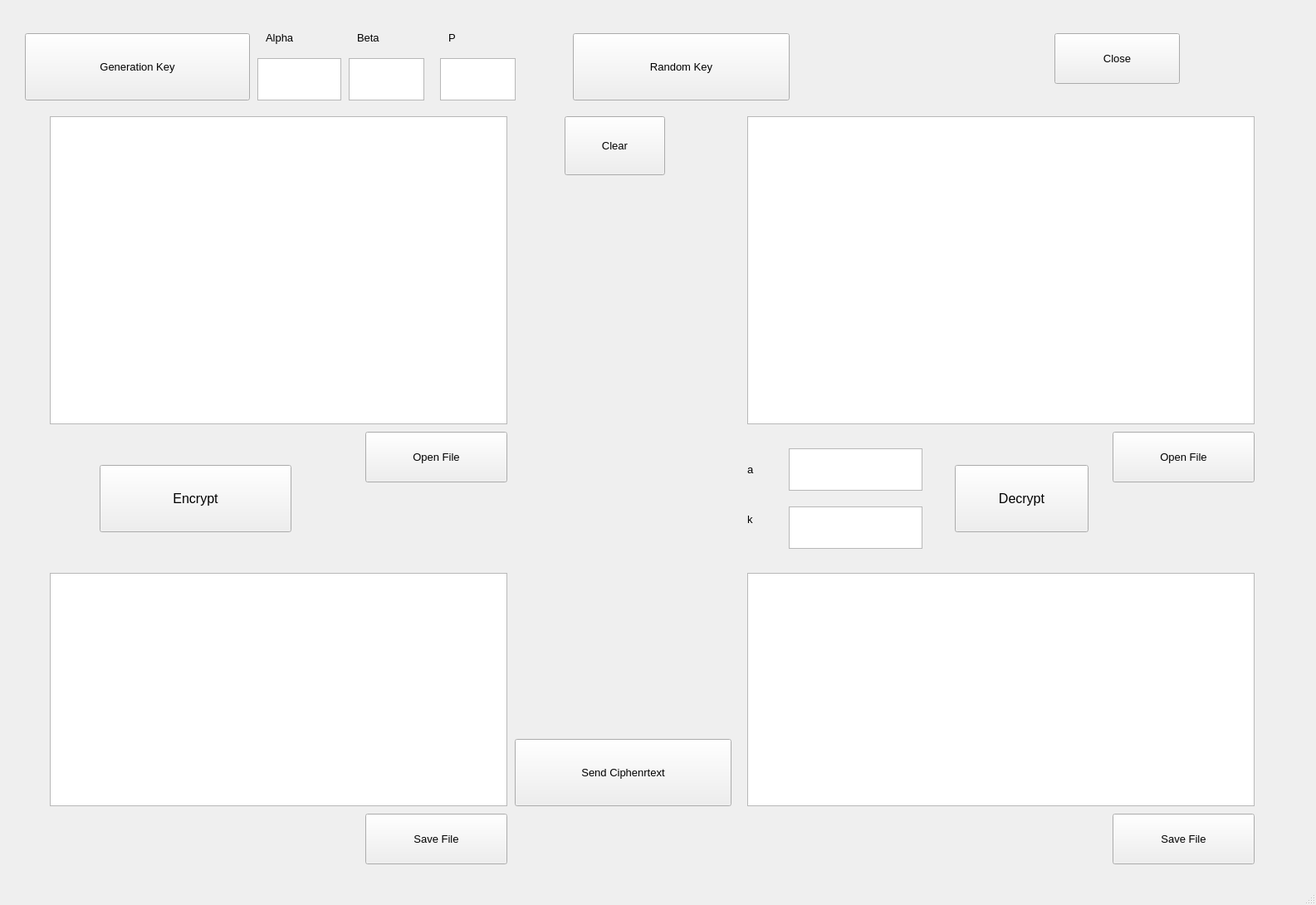
<?xml version="1.0" encoding="UTF-8"?>
<ui version="4.0">
 <class>s</class>
 <widget class="QMainWindow" name="s">
  <property name="geometry">
   <rect>
    <x>0</x>
    <y>0</y>
    <width>1585</width>
    <height>1090</height>
   </rect>
  </property>
  <property name="windowTitle">
   <string>MainWindow</string>
  </property>
  <widget class="QWidget" name="centralwidget">
   <widget class="QPushButton" name="btnGenKey">
    <property name="geometry">
     <rect>
      <x>30</x>
      <y>40</y>
      <width>271</width>
      <height>81</height>
     </rect>
    </property>
    <property name="font">
     <font>
      <pointsize>10</pointsize>
     </font>
    </property>
    <property name="text">
     <string>Generation Key</string>
    </property>
   </widget>
   <widget class="QTextEdit" name="in_encrypt">
    <property name="geometry">
     <rect>
      <x>60</x>
      <y>140</y>
      <width>551</width>
      <height>371</height>
     </rect>
    </property>
   </widget>
   <widget class="QTextEdit" name="Alpha_txt">
    <property name="geometry">
     <rect>
      <x>310</x>
      <y>70</y>
      <width>101</width>
      <height>51</height>
     </rect>
    </property>
   </widget>
   <widget class="QTextEdit" name="out_encrypt">
    <property name="geometry">
     <rect>
      <x>60</x>
      <y>690</y>
      <width>551</width>
      <height>281</height>
     </rect>
    </property>
   </widget>
   <widget class="QTextEdit" name="out_decrypt">
    <property name="geometry">
     <rect>
      <x>900</x>
      <y>690</y>
      <width>611</width>
      <height>281</height>
     </rect>
    </property>
   </widget>
   <widget class="QTextEdit" name="in_decrypt">
    <property name="geometry">
     <rect>
      <x>900</x>
      <y>140</y>
      <width>611</width>
      <height>371</height>
     </rect>
    </property>
   </widget>
   <widget class="QTextEdit" name="Beta_txt">
    <property name="geometry">
     <rect>
      <x>420</x>
      <y>70</y>
      <width>91</width>
      <height>51</height>
     </rect>
    </property>
   </widget>
   <widget class="QTextEdit" name="P_txt">
    <property name="geometry">
     <rect>
      <x>530</x>
      <y>70</y>
      <width>91</width>
      <height>51</height>
     </rect>
    </property>
   </widget>
   <widget class="QPushButton" name="btnClose">
    <property name="geometry">
     <rect>
      <x>1270</x>
      <y>40</y>
      <width>151</width>
      <height>61</height>
     </rect>
    </property>
    <property name="font">
     <font>
      <pointsize>10</pointsize>
     </font>
    </property>
    <property name="text">
     <string>Close</string>
    </property>
   </widget>
   <widget class="QPushButton" name="btnClear">
    <property name="geometry">
     <rect>
      <x>680</x>
      <y>140</y>
      <width>121</width>
      <height>71</height>
     </rect>
    </property>
    <property name="font">
     <font>
      <pointsize>10</pointsize>
     </font>
    </property>
    <property name="text">
     <string>Clear</string>
    </property>
   </widget>
   <widget class="QPushButton" name="btnEncrypt">
    <property name="geometry">
     <rect>
      <x>120</x>
      <y>560</y>
      <width>231</width>
      <height>81</height>
     </rect>
    </property>
    <property name="font">
     <font>
      <pointsize>12</pointsize>
     </font>
    </property>
    <property name="text">
     <string>Encrypt</string>
    </property>
   </widget>
   <widget class="QTextEdit" name="a_txt">
    <property name="geometry">
     <rect>
      <x>950</x>
      <y>540</y>
      <width>161</width>
      <height>51</height>
     </rect>
    </property>
   </widget>
   <widget class="QTextEdit" name="b_txt">
    <property name="geometry">
     <rect>
      <x>950</x>
      <y>610</y>
      <width>161</width>
      <height>51</height>
     </rect>
    </property>
   </widget>
   <widget class="QPushButton" name="btnDecrypt">
    <property name="geometry">
     <rect>
      <x>1150</x>
      <y>560</y>
      <width>161</width>
      <height>81</height>
     </rect>
    </property>
    <property name="font">
     <font>
      <pointsize>12</pointsize>
     </font>
    </property>
    <property name="text">
     <string>Decrypt</string>
    </property>
   </widget>
   <widget class="QLabel" name="label">
    <property name="geometry">
     <rect>
      <x>320</x>
      <y>20</y>
      <width>81</width>
      <height>51</height>
     </rect>
    </property>
    <property name="font">
     <font>
      <pointsize>10</pointsize>
     </font>
    </property>
    <property name="text">
     <string>Alpha</string>
    </property>
   </widget>
   <widget class="QLabel" name="label_2">
    <property name="geometry">
     <rect>
      <x>430</x>
      <y>30</y>
      <width>81</width>
      <height>31</height>
     </rect>
    </property>
    <property name="font">
     <font>
      <pointsize>10</pointsize>
     </font>
    </property>
    <property name="text">
     <string>Beta</string>
    </property>
   </widget>
   <widget class="QLabel" name="label_3">
    <property name="geometry">
     <rect>
      <x>540</x>
      <y>30</y>
      <width>71</width>
      <height>31</height>
     </rect>
    </property>
    <property name="font">
     <font>
      <pointsize>10</pointsize>
     </font>
    </property>
    <property name="text">
     <string>P</string>
    </property>
   </widget>
   <widget class="QLabel" name="label_4">
    <property name="geometry">
     <rect>
      <x>900</x>
      <y>540</y>
      <width>81</width>
      <height>51</height>
     </rect>
    </property>
    <property name="font">
     <font>
      <pointsize>10</pointsize>
     </font>
    </property>
    <property name="text">
     <string>a</string>
    </property>
   </widget>
   <widget class="QLabel" name="label_5">
    <property name="geometry">
     <rect>
      <x>900</x>
      <y>600</y>
      <width>51</width>
      <height>51</height>
     </rect>
    </property>
    <property name="font">
     <font>
      <pointsize>10</pointsize>
     </font>
    </property>
    <property name="text">
     <string>k</string>
    </property>
   </widget>
   <widget class="QPushButton" name="btnSend">
    <property name="geometry">
     <rect>
      <x>620</x>
      <y>890</y>
      <width>261</width>
      <height>81</height>
     </rect>
    </property>
    <property name="font">
     <font>
      <pointsize>10</pointsize>
     </font>
    </property>
    <property name="text">
     <string>Send Ciphenrtext</string>
    </property>
   </widget>
   <widget class="QPushButton" name="btnRand">
    <property name="geometry">
     <rect>
      <x>690</x>
      <y>40</y>
      <width>261</width>
      <height>81</height>
     </rect>
    </property>
    <property name="font">
     <font>
      <pointsize>10</pointsize>
     </font>
    </property>
    <property name="text">
     <string>Random Key</string>
    </property>
   </widget>
   <widget class="QPushButton" name="btnOpenFileEncrypt">
    <property name="geometry">
     <rect>
      <x>440</x>
      <y>520</y>
      <width>171</width>
      <height>61</height>
     </rect>
    </property>
    <property name="font">
     <font>
      <pointsize>10</pointsize>
     </font>
    </property>
    <property name="text">
     <string>Open File</string>
    </property>
   </widget>
   <widget class="QPushButton" name="btnSaveFileEncrypt">
    <property name="geometry">
     <rect>
      <x>440</x>
      <y>980</y>
      <width>171</width>
      <height>61</height>
     </rect>
    </property>
    <property name="font">
     <font>
      <pointsize>10</pointsize>
     </font>
    </property>
    <property name="text">
     <string>Save File</string>
    </property>
   </widget>
   <widget class="QPushButton" name="btnOpenFileDecrypt">
    <property name="geometry">
     <rect>
      <x>1340</x>
      <y>520</y>
      <width>171</width>
      <height>61</height>
     </rect>
    </property>
    <property name="font">
     <font>
      <pointsize>10</pointsize>
     </font>
    </property>
    <property name="text">
     <string>Open File</string>
    </property>
   </widget>
   <widget class="QPushButton" name="btnSaveFileDecrypt">
    <property name="geometry">
     <rect>
      <x>1340</x>
      <y>980</y>
      <width>171</width>
      <height>61</height>
     </rect>
    </property>
    <property name="font">
     <font>
      <pointsize>10</pointsize>
     </font>
    </property>
    <property name="text">
     <string>Save File</string>
    </property>
   </widget>
  </widget>
  <widget class="QStatusBar" name="statusbar"/>
 </widget>
 <resources/>
 <connections/>
</ui>
